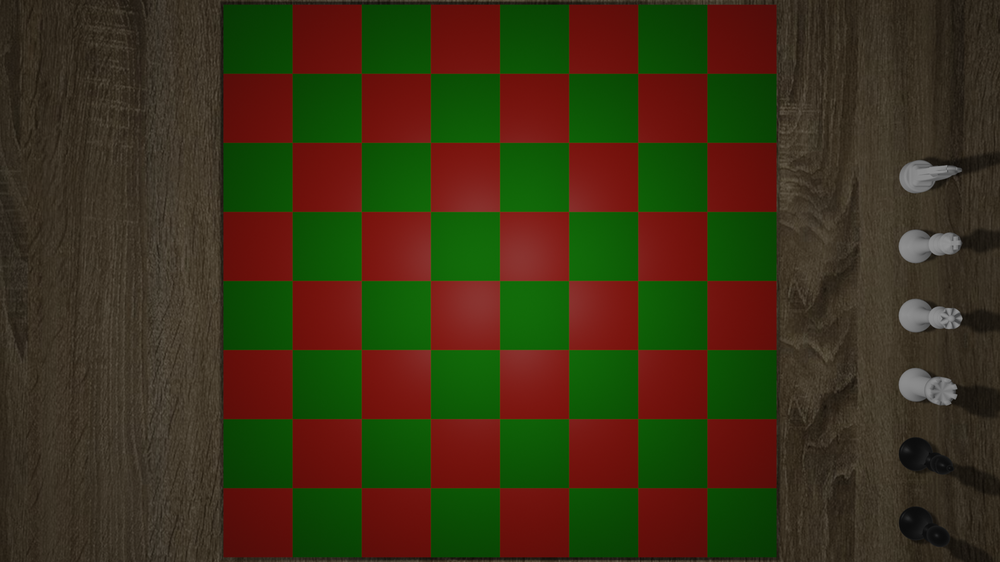
%> input picture src/betavision/testpic/taulell.png, 1000 x 562 px, shrunk from 1920 x 1080 before the run
$ octave boardetection_wikipedia.m   (GNU Octave 9; MATLAB toolbox functions it lacks are replaced by stand-ins)
%> lines starting %> are read from the running program, lines starting %| are printed output that depends on the picture; in (x1, y1, x2, y2) boxes, pixels count from 0 and x2, y2 are one past the last pixel; in counts of white or black regions, pixels touching at a corner belong together; the program's own positions count from 1
% Load image
I = rgb2gray(imread('./testpic/taulell.png'));
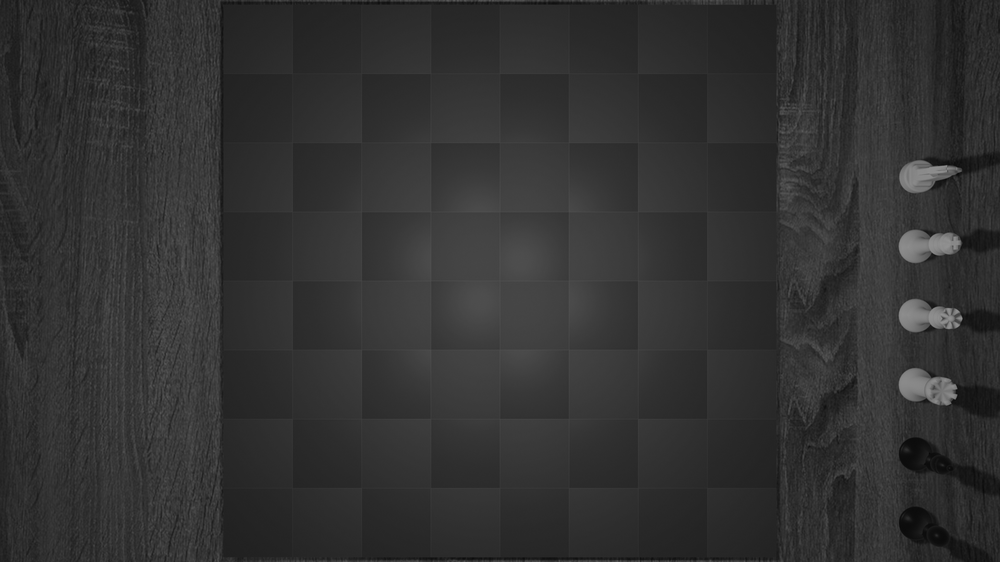
%> I: size 562x1000 uint8; min 9, max 147, mean 50.1

% Compute edge image
BW = edge(I,'canny');
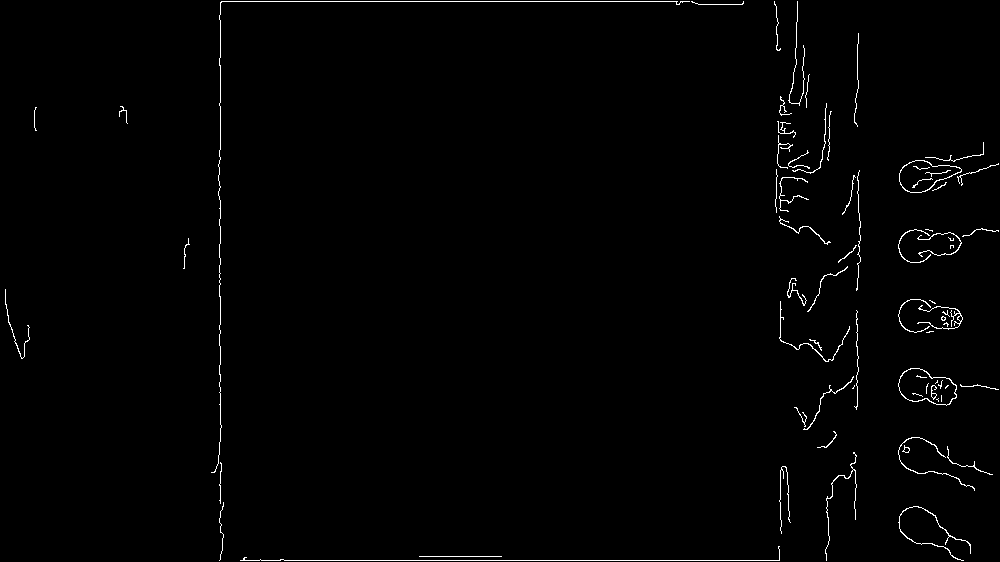
%> BW: size 562x1000 logical; 1.1% white in thin lines or dots

% Compute Hough transform
[H theta rho] = hough(BW);
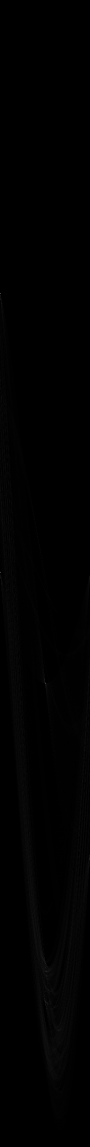
%> H: size 2293x180 double (shown at 1/2 size); min 0, max 541, mean 2.7; drawn with min black and max white
%> theta = 180 values from -90 to 89; rho = 2293 values from -1146 to 1146

% Find local maxima of Hough transform
numpeaks = 19;
thresh = ceil(0.1 * max(H(:)));
%> thresh = 55
P = houghpeaks(H,numpeaks,'threshold',thresh);
%> P = [587 1; 1146 1; 1367 91; 1927 91; 2004 91; 1943 94; 1916 85; 1946 88; 2006 94; 1921 88; 1980 93; 2046 91]

% Extract image lines
lines = houghlines(BW,theta,rho,P,'FillGap',50,'MinLength',60);
%> lines = 12 lines; longest, point1 to point2 (x, y): (220, 561) to (827, 561), (221, 3) to (221, 560), (222, 2) to (693, 2), (776, 5) to (788, 227), (786, 226) to (798, 12), (781, 49) to (781, 224)

%--------------------------------------------------------------------------
% Display results
%--------------------------------------------------------------------------
% Original image
figure; imshow(I);

% Edge image
figure; imshow(BW);

% Hough transform
figure; image(theta,rho,imadjust(mat2gray(H)),'CDataMapping','scaled');
hold on; colormap(gray(256));
plot(theta(P(:,2)),rho(P(:,1)),'o','color','r');
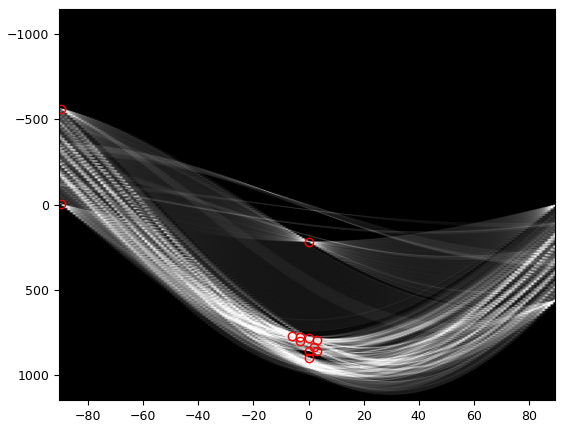
%> figure redrawn from the program's plot data

% Detected lines
figure; imshow(I); hold on; n = size(I,2);
%> after `n = size(I,2)`: n = 1000
for k = 1:length(lines)
    % Overlay kth line
    x = [lines(k).point1(1) lines(k).point2(1)];
    y = [lines(k).point1(2) lines(k).point2(2)];
    line = @(z) ((y(2) - y(1)) / (x(2) - x(1))) * (z - x(1)) + y(1);
    plot([1 n],line([1 n]),'Color','r');
end
%> this loop made 12 passes
%> (x, y) on passes 1 to 12: ([220 827], [561 561]), ([222 693], [2 2]), ([221 221], [3 560]), ([781 781], [49 224]), ([781 781], [471 531]), ([858 858], [45 194]), ([858 858], [255 407]), ([786 798], [226 12]), ([785 799], [103 234]), ([804 810], [47 173]), ([817 825], [297 448]), ([776 788], [5 227])
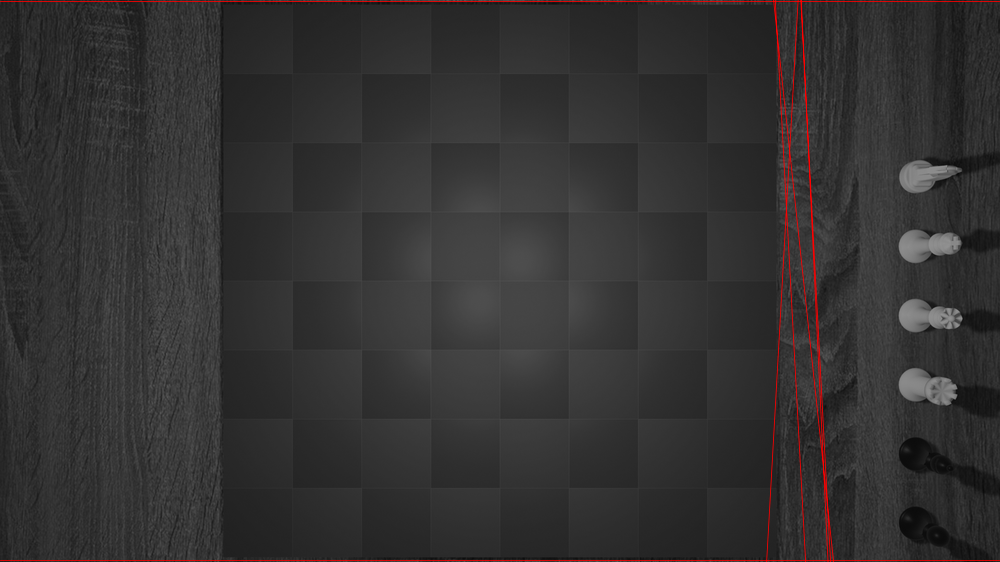
%> figure redrawn from the program's plot data
%--------------------------------------------------------------------------

$ run again, with src/betavision/testpic/nf3.png copied over src/betavision/testpic/taulell.png
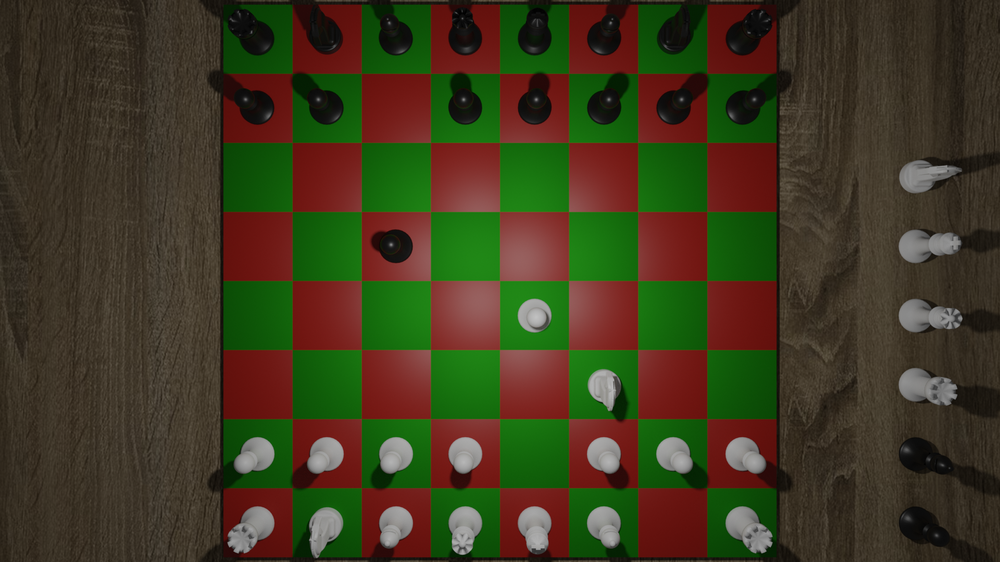
%> input picture src/betavision/testpic/nf3.png, 1000 x 562 px, shrunk from 1920 x 1080 before the run
%> `BW = edge(I,'canny');`:
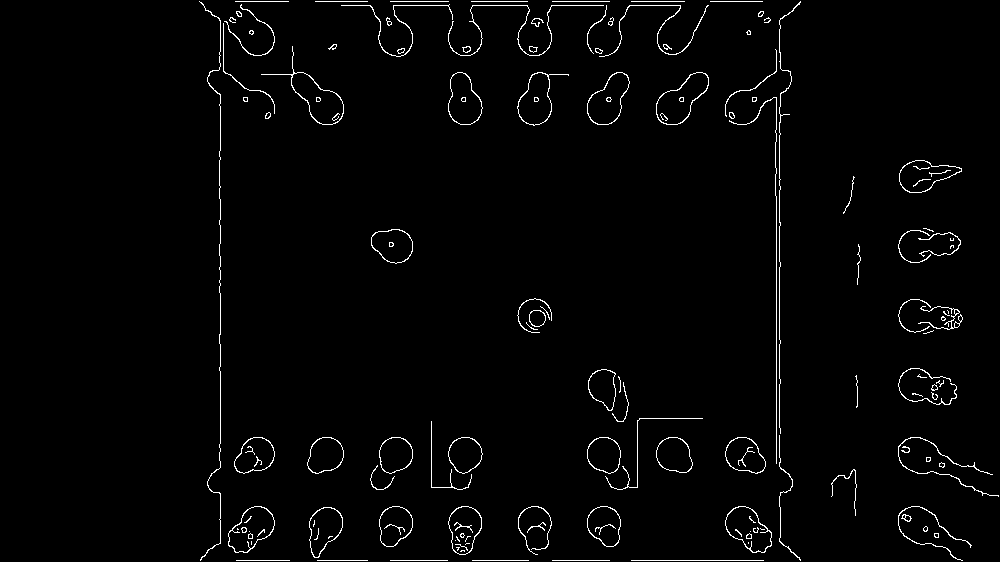
%> BW: size 562x1000 logical; 1.9% white in thin lines or dots, all inside (x1, y1, x2, y2) = (199, 1, 999, 561)
%> theta = 180 values from -90 to 89; rho = 2293 values from -1146 to 1146
%> thresh = 42
%> P = 19 rows, first 12: [587 1; 1146 1; 1926 91; 1367 91; 1286 46; 1317 46; 710 1; 677 1; 1073 1; 1633 136; 1764 136; 1784 91]
%> lines = 22 lines; longest, point1 to point2 (x, y): (200, 2) to (801, 2), (201, 561) to (801, 561), (221, 21) to (221, 544), (780, 21) to (780, 542), (216, 471) to (471, 471), (600, 471) to (785, 471)
%> the loop `for k = 1:length(lines)` made 22 passes
%> (x, y) on passes 1 to 8: ([201 801], [561 561]), ([200 801], [2 2]), ([780 780], [21 542]), ([221 221], [21 544]), ([205 272], [8 75]), ([590 667], [393 470]), ([242 294], [2 54]), ([611 690], [371 450])
%> after the loop `for k = 1:length(lines)`:
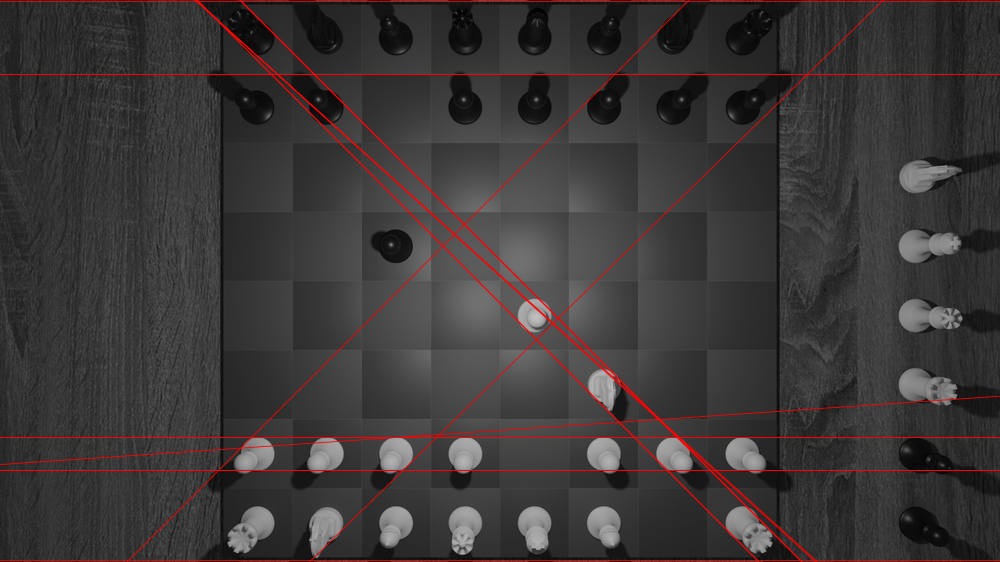
%> figure redrawn from the program's plot data
